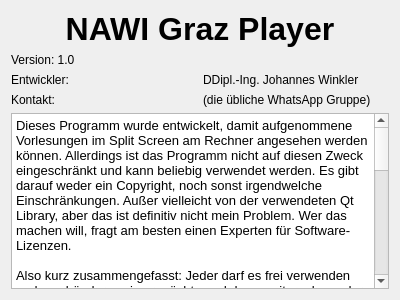
<?xml version="1.0" encoding="UTF-8"?>
<ui version="4.0">
 <class>AboutDialog</class>
 <widget class="QWidget" name="AboutDialog">
  <property name="windowModality">
   <enum>Qt::ApplicationModal</enum>
  </property>
  <property name="geometry">
   <rect>
    <x>0</x>
    <y>0</y>
    <width>400</width>
    <height>300</height>
   </rect>
  </property>
  <property name="windowTitle">
   <string>NAWI Graz Player</string>
  </property>
  <layout class="QGridLayout" name="gridLayout_2">
   <item row="0" column="1">
    <layout class="QGridLayout" name="gridLayout">
     <item row="3" column="0">
      <widget class="QLabel" name="label_3">
       <property name="text">
        <string>Entwickler: </string>
       </property>
      </widget>
     </item>
     <item row="4" column="0">
      <widget class="QLabel" name="label_4">
       <property name="text">
        <string>Kontakt: </string>
       </property>
      </widget>
     </item>
     <item row="5" column="0" colspan="2">
      <widget class="QTextBrowser" name="textBrowser">
       <property name="html">
        <string>&lt;!DOCTYPE HTML PUBLIC &quot;-//W3C//DTD HTML 4.0//EN&quot; &quot;http://www.w3.org/TR/REC-html40/strict.dtd&quot;&gt;
&lt;html&gt;&lt;head&gt;&lt;meta name=&quot;qrichtext&quot; content=&quot;1&quot; /&gt;&lt;style type=&quot;text/css&quot;&gt;
p, li { white-space: pre-wrap; }
&lt;/style&gt;&lt;/head&gt;&lt;body style=&quot; font-family:'Noto Sans'; font-size:10pt; font-weight:400; font-style:normal;&quot;&gt;
&lt;p style=&quot; margin-top:0px; margin-bottom:0px; margin-left:0px; margin-right:0px; -qt-block-indent:0; text-indent:0px;&quot;&gt;Dieses Programm wurde entwickelt, damit aufgenommene Vorlesungen im Split Screen am Rechner angesehen werden können. Allerdings ist das Programm nicht auf diesen Zweck eingeschränkt und kann beliebig verwendet werden. Es gibt darauf weder ein Copyright, noch sonst irgendwelche Einschränkungen. Außer vielleicht von der verwendeten Qt Library, aber das ist definitiv nicht mein Problem. Wer das machen will, fragt am besten einen Experten für Software-Lizenzen.&lt;/p&gt;
&lt;p style=&quot;-qt-paragraph-type:empty; margin-top:0px; margin-bottom:0px; margin-left:0px; margin-right:0px; -qt-block-indent:0; text-indent:0px;&quot;&gt;&lt;br /&gt;&lt;/p&gt;
&lt;p style=&quot; margin-top:0px; margin-bottom:0px; margin-left:0px; margin-right:0px; -qt-block-indent:0; text-indent:0px;&quot;&gt;Also kurz zusammengefasst: Jeder darf es frei verwenden und so abändern, wie er möchte und dann weitergeben oder weiterverkaufen, mir ist es egal. &lt;/p&gt;
&lt;p style=&quot;-qt-paragraph-type:empty; margin-top:0px; margin-bottom:0px; margin-left:0px; margin-right:0px; -qt-block-indent:0; text-indent:0px;&quot;&gt;&lt;br /&gt;&lt;/p&gt;
&lt;p style=&quot; margin-top:0px; margin-bottom:0px; margin-left:0px; margin-right:0px; -qt-block-indent:0; text-indent:0px;&quot;&gt;Der aktuelle Quelltext für diese Software kann hier bezogen werden&lt;/p&gt;
&lt;p style=&quot; margin-top:0px; margin-bottom:0px; margin-left:0px; margin-right:0px; -qt-block-indent:0; text-indent:0px;&quot;&gt;&lt;a href=&quot;https://github.com/jowin202/nawi_graz_player&quot;&gt;&lt;span style=&quot; text-decoration: underline; color:#2980b9;&quot;&gt;https://github.com/jowin202/nawi_graz_player&lt;/span&gt;&lt;/a&gt;&lt;/p&gt;
&lt;p style=&quot;-qt-paragraph-type:empty; margin-top:0px; margin-bottom:0px; margin-left:0px; margin-right:0px; -qt-block-indent:0; text-indent:0px; text-decoration: underline; color:#2980b9;&quot;&gt;&lt;br /&gt;&lt;/p&gt;
&lt;p style=&quot;-qt-paragraph-type:empty; margin-top:0px; margin-bottom:0px; margin-left:0px; margin-right:0px; -qt-block-indent:0; text-indent:0px; text-decoration: underline; color:#2980b9;&quot;&gt;&lt;br /&gt;&lt;/p&gt;
&lt;p style=&quot; margin-top:0px; margin-bottom:0px; margin-left:0px; margin-right:0px; -qt-block-indent:0; text-indent:0px;&quot;&gt;Eine Kleinigkeit noch: Ich übernehme keine Garantie für die Funktionsfähigkeit dieses Programms. Das ganze ist an einem Samstag Abend enstanden und war relativ schnell zusammengebastelt. &lt;/p&gt;
&lt;p style=&quot;-qt-paragraph-type:empty; margin-top:0px; margin-bottom:0px; margin-left:0px; margin-right:0px; -qt-block-indent:0; text-indent:0px;&quot;&gt;&lt;br /&gt;&lt;/p&gt;
&lt;p style=&quot; margin-top:0px; margin-bottom:0px; margin-left:0px; margin-right:0px; -qt-block-indent:0; text-indent:0px;&quot;&gt;PS.: auf Windows Systemen kommt am Anfang eine Virus-Warnmeldung, weil ich mich weigere, ein SSL-Zertifikat zu kaufen (über 100€ pro Jahr) nur damit die Benutzer meine Programme diese Meldung nicht wegklicken müssen. Derartige mafiöse Strukturen unterstütze ich nicht.&lt;/p&gt;
&lt;p style=&quot;-qt-paragraph-type:empty; margin-top:0px; margin-bottom:0px; margin-left:0px; margin-right:0px; -qt-block-indent:0; text-indent:0px;&quot;&gt;&lt;br /&gt;&lt;/p&gt;
&lt;p style=&quot; margin-top:0px; margin-bottom:0px; margin-left:0px; margin-right:0px; -qt-block-indent:0; text-indent:0px;&quot;&gt;PPS.: Die Software an sich müsste auch auf Apple lauffähig sein, allerdings bräuchte man dazu einen Apple Computer (hab ich nicht), darauf müsste man die Qt Library installieren und das Programm neu kompilieren. Wäre cool, wenns jemand macht und das Programm zur Verfügung stellt.&lt;/p&gt;
&lt;p style=&quot;-qt-paragraph-type:empty; margin-top:0px; margin-bottom:0px; margin-left:0px; margin-right:0px; -qt-block-indent:0; text-indent:0px;&quot;&gt;&lt;br /&gt;&lt;/p&gt;
&lt;p style=&quot; margin-top:0px; margin-bottom:0px; margin-left:0px; margin-right:0px; -qt-block-indent:0; text-indent:0px;&quot;&gt;Viel Spaß und Liebe Grüße&lt;/p&gt;
&lt;p style=&quot;-qt-paragraph-type:empty; margin-top:0px; margin-bottom:0px; margin-left:0px; margin-right:0px; -qt-block-indent:0; text-indent:0px;&quot;&gt;&lt;br /&gt;&lt;/p&gt;
&lt;p style=&quot; margin-top:0px; margin-bottom:0px; margin-left:0px; margin-right:0px; -qt-block-indent:0; text-indent:0px;&quot;&gt;Johannes Winkler&lt;/p&gt;&lt;/body&gt;&lt;/html&gt;</string>
       </property>
      </widget>
     </item>
     <item row="0" column="0" colspan="2">
      <widget class="QLabel" name="label">
       <property name="font">
        <font>
         <pointsize>24</pointsize>
         <weight>75</weight>
         <bold>true</bold>
        </font>
       </property>
       <property name="text">
        <string>NAWI Graz Player</string>
       </property>
       <property name="alignment">
        <set>Qt::AlignCenter</set>
       </property>
      </widget>
     </item>
     <item row="2" column="0">
      <widget class="QLabel" name="label_2">
       <property name="text">
        <string>Version: 1.0</string>
       </property>
      </widget>
     </item>
     <item row="4" column="1">
      <widget class="QLabel" name="label_5">
       <property name="text">
        <string>(die übliche WhatsApp Gruppe)</string>
       </property>
      </widget>
     </item>
     <item row="3" column="1">
      <widget class="QLabel" name="label_6">
       <property name="text">
        <string>DDipl.-Ing. Johannes Winkler</string>
       </property>
      </widget>
     </item>
    </layout>
   </item>
  </layout>
 </widget>
 <resources/>
 <connections/>
</ui>
